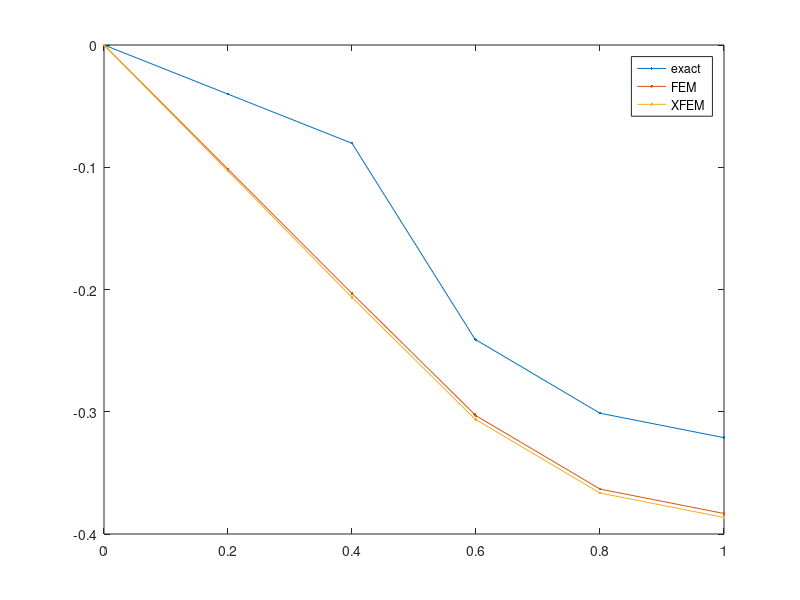
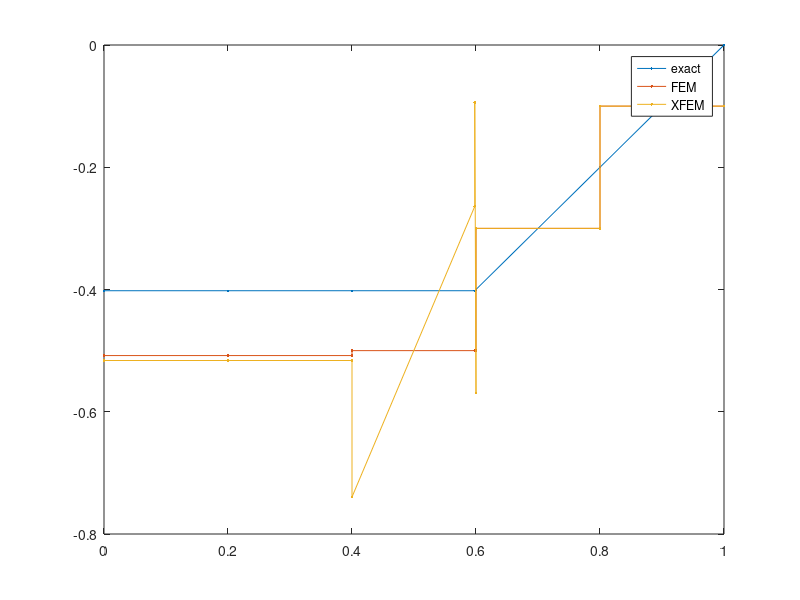
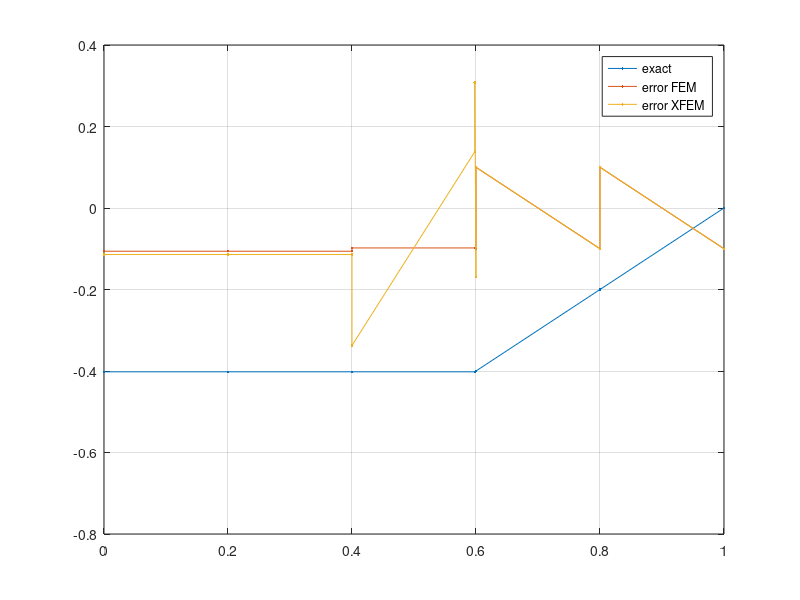

Recreate these plots in MATLAB, in order.
close all
clear all
clc
% computation of the XFEM and exact solutions for a 1D Poisson problem and
% study of the error in fluxes
%
%  Description of the problem
%             -> f                   -> f 
%  u=0 ___________________|_______________________ Ku'=F
%    x=0                 x=a                    x=L
%
%  equation of the problem
%                K . u'' = f

% R. Cottereau 05/2008

% parameters of the problem
K1 = 1;               % conductivity for the 1st domain
K2 = 1;              % conductivity for the 2nd domain
g = K2 / K1;          % ratio of conductivities
L = 1;                % total length of the domain
dx = .2;              % space step for the discretization
x = [0:dx:L]';        % discretization of the space
nx = length( x );     % number of nodes
N = nx + 2 - 1;       % number of unknowns (2 XFEM unknowns - 1 imposed u )
nT = nx - 1;          % number of elements;
f0 = 0;               % volume load on the entire length of the rod
F0 = 0;               % imposed flux at the end of the rod
fa = 1;               % volume load on the second domain only
uL = 0;               % imposed displacement at the end of the rod
aloc = 0.99;           % local position in an element of the discontinuity 
a = (floor(nT/2)+aloc)*dx;% global position of the discontinuity
ar = a / L;            % global relative position of the discontinuity
E1 = [ 1 floor(nT/2) ];   % indices of the elements of the 1st domain
n1 = E1(2) - E1(1) + 1;   % number of elements in the 1st domain
Ea = ceil(nT/2);          % index of the element with discontinuity
E2 = [ floor(nT/2)+2 nT]; % indices of the elements of the 2nd domain
n2 = E2(2) - E2(1) + 1;   % number of elements in the 1st domain
K = [ K1*ones(n1,1)
      K1*aloc + K2*(1-aloc)
      K2*ones(n2,1) ];    % vector of conductivity per node
xu = [ x(1:n1+1); a; x(n1+2:end) ];  % vector for evaluation of u
nxu = length( xu );       % length of vector xu
xs = zeros( 2*nxu-2, 1 );  % vector for evaluation of fluxes
xs( 1:2:end ) = xu(1:end-1) + 1e-8;
xs( 2:2:end ) = xu(2:end) - 1e-8;
nxs = length( xs );       % length of vector xs

%==========================================================================
% EXACT SOLUTION OF THE PROBLEM
%==========================================================================
Ue = zeros( nxu, 1 );
ind1 = 1 : n1+2;
ind2 = n1+2 : nxu;
Se = zeros( nxs, 1 );
ind1s = 1 : 2*n1+2;
ind2s = 2*n1+3 : nxs;

if uL~=0
    % only for Fa == 0
    if Fa~=0;error('Fa neq 0');end;
    d = ( 1 - ar * ( 1 - g ) ) * L;
    Ue( ind1 ) = f0/(2*K1) * xu( ind1 ) .* ...
             ( xu( ind1 ) - (1-ar^2*(1-g))/d ) + uL*g/d * xu( ind1 );
    Ue( ind2 ) = f0*L/(2*K2) * ( 1- xu( ind2 )/L ) .* ...
                  ( - xu( ind2 ) - ar*(1-aloc)*(1-g)/d ) + ...
                                    uL/d * ( xu( ind2 ) - ar*(1-g)*L );
    Se( ind1s ) = f0/2 * ( 2*xs( ind1s ) - (1-ar^2*(1-g))/d ) + K2*uL/d;
    Se( ind2s ) = f0/2 * ( 2*xs( ind2s ) - (1-ar^2*(1-g))/d ) + K2*uL/d;
elseif fa~=0
    % only for K1==K2
    if K1~=K2;error('K1 neq K2!!');end
    Ue( ind1 ) = -fa/(2*K1) * (1-a) * xu( ind1 );
    Ue( ind2 ) = fa*L^2/(2*K2) * ( (1-xu( ind2 )/L).^2 -(1-a^2) );
    Se( ind1s ) = -fa*L/K1*(1-a);
    Se( ind2s ) = -fa*L/K1 * ( 1 - xs( ind2s )/L );
else
    Ue( ind1 ) = f0/(2*K1) * xu( ind1 ).^2 + (F0-f0*L)/K1 * xu( ind1 );
    Ue( ind2 ) = f0/(2*K2) * xu( ind2 ).^2 + (F0-f0*L)/K2 * xu( ind2 ) ...
                                       + a*(F0+f0*(a/2-L))*(K2-K1)/(K1*K2);
    Se( ind1s ) = f0 * xs( ind1s ) + F0-f0*L;
    Se( ind2s ) = f0 * xs( ind2s ) + F0-f0*L;
end

%==========================================================================
% APPROXIMATE FEM SOLUTION OF THE PROBLEM
%==========================================================================
% construction of the mass matrix
M = zeros( N-2 );

%---mass matrix for 1st domain
M1 = 2 * K1 * eye( n1 );
M1( n1, n1 ) = 0;
m1 = - K1 * ones( n1-1, 1 );
M1 = M1 + diag( m1, 1 ) +  diag( m1, -1 );
ind1 = 1 : n1;
M( ind1, ind1 ) = M1;

%---mass matrix for 2nd domain
M2 = 2 * K2 * eye( n2+1 );
M2( 1, 1 ) = 0;
M2( n2+1, n2+1 ) = K2;
m2 = - K2 * ones( n2, 1 );
M2 = M2 + diag( m2, 1 ) +  diag( m2, -1 );
ind2 = n1+1 : n1+n2+1;
M( ind2, ind2 ) = M2;

%---mass matrix for the enriched elements
m11 = (1+aloc) * K1 + (1-aloc) * K2;
m12 = -aloc * K1 - (1-aloc) * K2;
m22 = aloc * K1 + (2-aloc) * K2;
Me = [ m11  m12
       m12  m22];
inde = [ n1 n1+1 ];
M( inde, inde ) = Me;

% construction of the load vector
F = zeros( N-2, 1 );
F( [ 1 n1+n2+1 ] ) = - f0 * dx / 2;
F( 2 : n1+n2 ) = - f0 * dx;
F( n1+n2+1 ) = F( n1+n2+1 ) + F0;

% adding boundary conditions
M = M / dx;
if uL~=0
    BcM = [ zeros(nx-2,1) ; 1 ];
    BcF = uL;
    M = [ M BcM ; BcM' 0 ];
    F = [ F ; BcF ];
elseif fa~=0
    F( n1 ) = F( n1 ) -(1-a)^2/4 * dx * fa;
    F( n1+1 ) = F( n1+1 ) -(1-a^2)/4 * dx * fa;
    F( n1+1 : n1+n2 ) = F( n1+2 : n1+n2 ) - fa * dx;
    F( n1+n2+1 ) = F( n1+n2+1 ) - fa * dx / 2;
end

% resolution of the system
X = M \ F;

% construction of the displacement
Uh = zeros( size( xu ) );
Uh( 2:n1+1 ) = X( 1:n1 );
Uh( n1+2 ) = X( n1 ) * (1-aloc) + X( n1+1 ) * aloc;
Uh( n1+3:end ) = X( n1+1:n1+n2+1 );

% construction of the flux
Sh = zeros( size( xs ) );
Sh( 1:2:2*n1 ) = K1 * ( X( 1:n1 ) - [ 0 ; X(1:n1-1) ] );
Sh( 2:2:2*n1 ) = K1 * ( X( 1:n1 ) - [ 0 ; X(1:n1-1) ] );
Sh( 2*n1+[1:2] ) = K1 * ( X( n1+1 ) - X( n1 ) );
Sh( 2*n1+[3:4] ) = K2 * ( X( n1+1 ) - X( n1 ) );
Sh( 2*n1+5:2:end ) = K2 * ( X( n1+2:n1+n2+1 ) - X(n1+1:n1+n2) );
Sh( 2*n1+6:2:end ) = K2 * ( X( n1+2:n1+n2+1 ) - X(n1+1:n1+n2) );
Sh = Sh / dx;

%==========================================================================
% APPROXIMATE XFEM SOLUTION OF THE PROBLEM
%==========================================================================
% construction of the mass matrix
M = zeros( N );

%---mass matrix for 1st domain
M1 = 2*K1 * eye( n1 );
M1( n1, n1 ) = 0;
m1 = -K1 * ones( n1-1, 1 );
M1 = M1 + diag( m1, 1 ) +  diag( m1, -1 );
ind1 = 1 : n1;
M( ind1, ind1 ) = M1;

%---mass matrix for 2nd domain
M2 = 2*K2 * eye( n2+1 );
M2( 1, 1 ) = 0;
M2( n2+1, n2+1 ) = K2;
m2 = -K2 * ones( n2, 1 );
M2 = M2 + diag( m2, 1 ) +  diag( m2, -1 );
ind2 = n1+1 : n1+n2+1;
M( ind2, ind2 ) = M2;

%---mass matrix for the enriched elements
m11 = (1+aloc) * K1 + (1-aloc) * K2;
m12 = -aloc * K1 - (1-aloc) * K2;
m22 = aloc * K1 + (2-aloc) * K2;
m1e1 = -2 * aloc * (1-aloc) * ( K1 - K2 );
m1e2 = -2 * aloc^2 * ( K1 - K2 );
m2e1 = 2 * aloc * (1-aloc) * ( K1 - K2 );
m2e2 = 2 * aloc^2 * ( K1 - K2 );
me1e1 = 2*(1-(1-2*aloc)^3)/3 * K1 + 16*aloc^2*(1-aloc)/3 * K2;
me1e2 = 8*aloc^2*(3-4*aloc)/6 * K1 - ...
                   8*aloc^2*(1-6*aloc+9*aloc^2-4*aloc^3)/6/(1-aloc)^2 * K2;
me2e2 = 16*aloc^3/3 * K1 + 4*aloc^2*(1-2*aloc+4*aloc^2)/(3*(1-aloc)) * K2;
Me = [ m11  m12  m1e1  m1e2
       m12  m22  m2e1  m2e2
       m1e1 m2e1 me1e1 me1e2
       m1e2 m2e2 me1e2 me2e2];
inde = [ n1 n1+1 n1+n2+2 n1+n2+3];
M( inde, inde ) = Me;

% construction of the load vector
F = zeros( N, 1 );
F( [ 1 n1+n2+1 ] ) = - f0 * dx / 2;
F( 2 : n1+n2 ) = - f0 * dx;
% add the volumic load term for the enriched DOFs !!!
F( n1+n2+1 ) = F( n1+n2+1 ) + F0;

% adding boundary conditions
M = M / dx;
if uL~=0
    BcM = [ zeros(nx-2,1) ; 1; 0 ; 0 ];
    BcF = uL;
    M = [ M BcM ; BcM' 0 ];
    F = [ F ; BcF ];
elseif fa~=0
    F( n1 ) = F( n1 ) -(1-a)^2/2 * dx * fa;
    F( n1+1 ) = F( n1+1 ) -(1-a^2)/2 * dx * fa;
    F( n1+1 : n1+n2 ) = F( n1+2 : n1+n2 ) - fa * dx;
    F( n1+n2+1 ) = F( n1+n2+1 ) - fa * dx / 2;
    F( n1+n2+2 ) = -2/3 * a * (1-a) * fa;
    F( n1+n2+3 ) = -1/3 * a * (1-a) * (1+2*a) * fa;
end

% resolution of the system
X = M \ F;

% construction of the displacement
Uxh = zeros( size( xu ) );
Uxh( 2:n1+1 ) = X( 1:n1 );
Uxh( n1+2 ) = X( n1 ) * (1-aloc) + X( n1+1 ) * aloc;
Uxh( n1+3:end ) = X( n1+1:n1+n2+1 );
Uxh( n1+2 ) = Uxh( n1+2 ) + 2*aloc*( (1-aloc) * X(n1+n2+2) + ...
                                                       aloc * X(n1+n2+3) );

% construction of the flux
Sxh = zeros( size( xs ) );
Sxh( 1:2:2*n1 ) = K1 * ( X( 1:n1 ) - [ 0 ; X(1:n1-1) ] );
Sxh( 2:2:2*n1 ) = K1 * ( X( 1:n1 ) - [ 0 ; X(1:n1-1) ] );
Sxh( 2*n1+[1:2] ) = K1 * ( X( n1+1 ) - X( n1 ) );
Sxh( 2*n1+[3:4] ) = K2 * ( X( n1+1 ) - X( n1 ) );
Sxh( 2*n1+5:2:end ) = K2 * ( X( n1+2:n1+n2+1 ) - X(n1+1:n1+n2) );
Sxh( 2*n1+6:2:end ) = K2 * ( X( n1+2:n1+n2+1 ) - X(n1+1:n1+n2) );
RPhi = [2*K1 2*(1-2*aloc)*K1 -4*aloc*K2                      0
        0 4*aloc*K1   2*aloc*(1-2*aloc)/(1-aloc)*K2 -2*aloc/(1-aloc)*K2]';
Sxh( 2*n1+[1:4] ) = Sxh( 2*n1+[1:4] ) + RPhi * X( n1+n2+[2 3]);
Sxh = Sxh / dx;

%==========================================================================
% COMPUTATION OF THE ERROR BETWEEN THE EXACT AND APPROXIMATE SOLUTIONS
%==========================================================================
eSh = Sh - Se;
eSxh = Sxh - Se;

figure(1); plot( xu, [ Ue Uh Uxh ],'.-')
legend('exact','FEM','XFEM')
figure(2); plot( xs, [ Se Sh Sxh ],'.-')
legend('exact','FEM','XFEM')
figure(3); plot( xs, [ Se eSh eSxh ],'.-')
legend('exact','error FEM','error XFEM');grid on
            